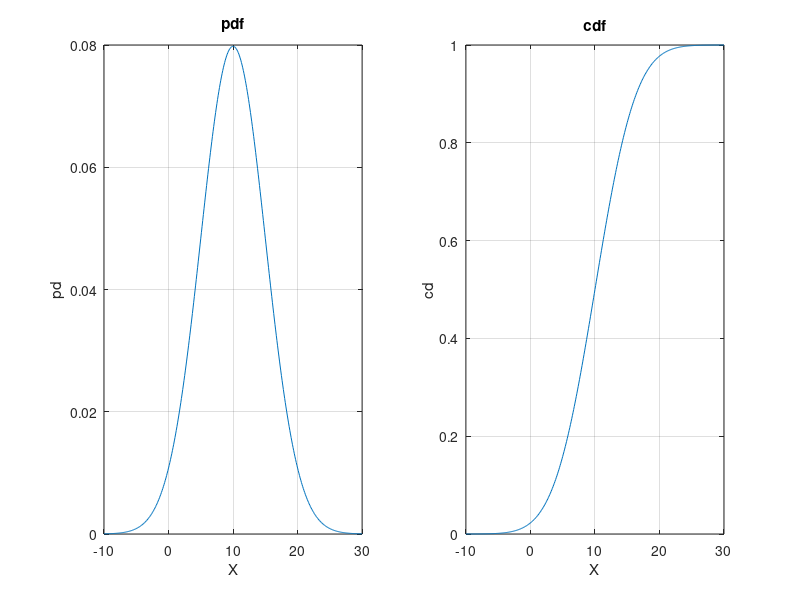

Here is the MATLAB script that generated this plot:
% PDF CDF グラフ生成

clc;clear;close all; 

% -- CHANGE --
s = 5; m = 10; % s: 標準偏差, m:平均

x = m-4*s:0.1:m+4*s; %xの範囲[μ-4σ,μ+4σ]

pdf = normpdf(x,m,s); %確率密度 

cdf = normcdf(x,m,s); %分布関数 

% -- CHANGE --

subplot(1,2,1);
plot(x,pdf);xlabel('X');
ylabel('pd');grid on; 
title('pdf');

subplot(1,2,2);
plot(x,cdf);xlabel('X');
ylabel('cd');grid on; 
title('cdf');
